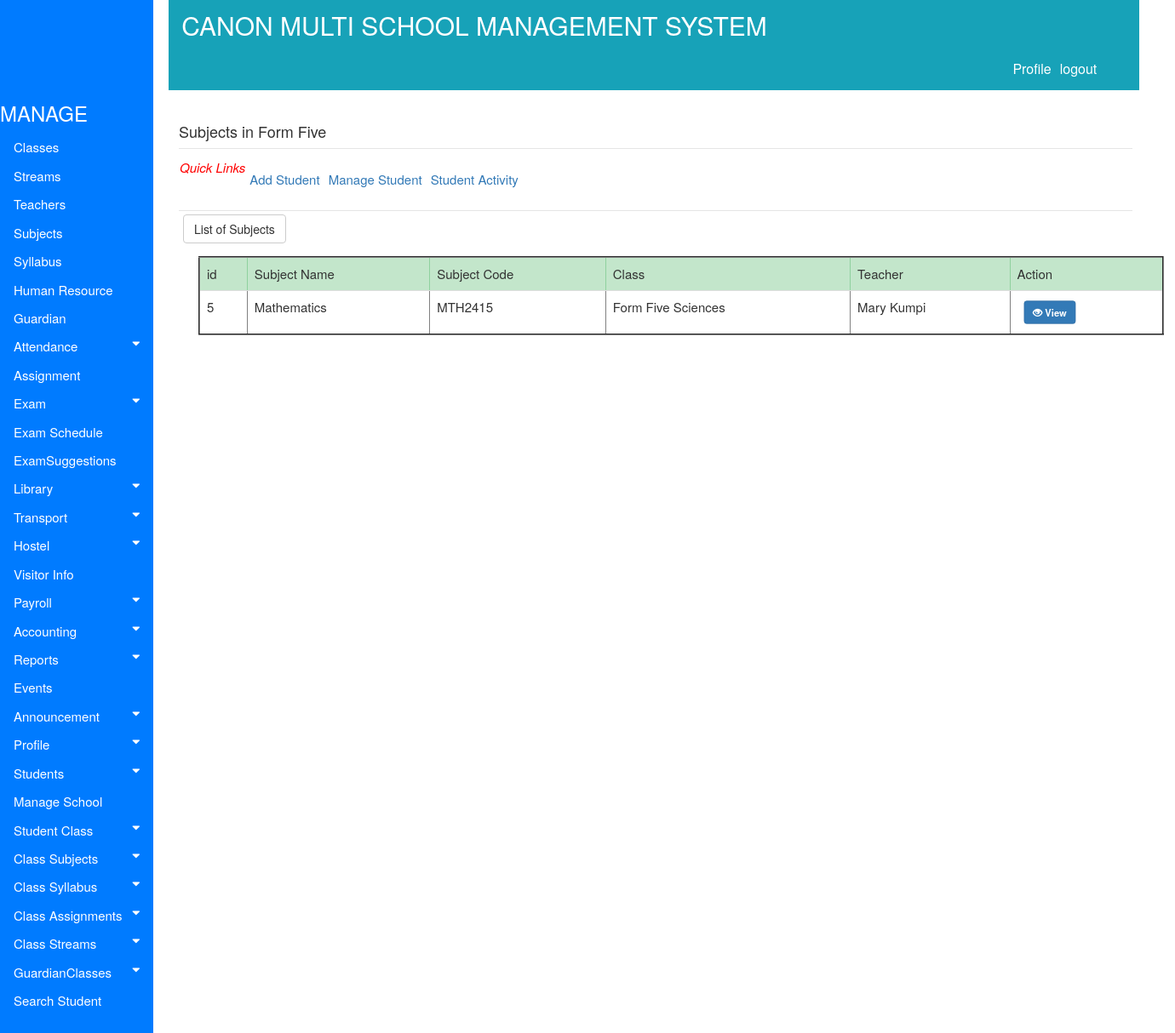
The app's page /accounts/subjectsinaclass5 with its own data.
### accounts/models.py (models this page shows, shortened)
class Subjects(models.Model):
    choices = (('Compulsory','Compulsory'),('Optional','Optional'))
    Subjectname = models.CharField(max_length=130)
    Subjectcode = models.CharField(max_length=130)
    Author = models.CharField(max_length=130)
    Class = models.ForeignKey(Classinformation, on_delete=models.PROTECT, blank=True, null=True)
    SubjectTeacher = models.ForeignKey(TeachersInformation, on_delete=models.PROTECT, blank=True, null=True)
    Type = models.CharField(max_length=130, choices=choices, blank=False)
    OtherNotes = models.TextField(max_length=200, blank=True)

class Classinformation(models.Model):
    School = models.ForeignKey(School, on_delete=models.PROTECT, blank=True, null=True)
    nameclass= (('Form_One','Form_One'), ('Form_Two', 'Form_Two'),('Form_Three','Form_Three'), ('Form_Four', 'Form_Four'),
    ('Form_Five_Arts','Form_Five_Arts'), ('Form_Five_Sciences', 'Form_Five_Sciences'),
    ('Form_Five_Six','Form_Six_Arts'), ('Form_Six_Sciences', 'Form_Six_Sciences'))
    ClassName = models.CharField(max_length=130, choices=nameclass, blank=False)
    ClassTeacher = models.ForeignKey(TeachersInformation, on_delete=models.PROTECT, blank=True, null=True)
    TotalStudents = models.CharField(max_length=30, blank=True)
    NumberOfSections = models.CharField(max_length=30, blank=True)
    def __str__(self):
        return self.ClassName

class TeachersInformation(models.Model):
    choices = (('female','female'), ('male', 'male'))
    type = (('Monthly','Monthly'), ('hourly', 'hourly'))
    blood= (('A+','A+'), ('A-', 'A-'),('B+','B+'), ('B-', 'B-'),('AB+','AB+'), ('AB-', 'AB-'),
    ('O+','O+'), ('O-', 'O-'))
    responsibility = (('Mathematics','Mathematics'), ('English', 'English'),('History','History'), ('Biology', 'Biology')
    ,('Chemistry','Chemistry'), ('Physics', 'Physics'),('Geography','Geography'), ('Economics', 'Economics'))
    Name = models.CharField(max_length=130)
    NationaId = models.CharField(max_length=130)
    Responsibility = models.CharField(max_length=100, choices=responsibility, blank=False)
    Gender=models.CharField(max_length=10, choices=choices, blank=False, null=True)
    BloodGroup=models.CharField(max_length=10, choices=blood, blank=False, null=True)
    Religion =models.CharField(max_length=130)
    DateOfBirth=models.CharField(max_length=130, default="15-10-1990")
    PermanentAddress=models.CharField(max_length=130)
    PresentAddress=models.CharField(max_length=130 )
    Email=models.CharField(max_length=130)
    Password=models.CharField(max_length=130)
    Username=models.CharField(max_length=130)
    Salary = models.ForeignKey(SalaryGrade, on_delete=models.PROTECT, blank=True, null=True)
    SalaryType =models.CharField(max_length=10, choices=type, blank=False)
    JoiningDate=models.CharField(max_length=130,  default="15-10-1990")
    Resume=models.FileField(upload_to="gallery")
    TeacherPhoto=models.ImageField(upload_to="gallery")
    OtherInfo=models.TextField(max_length=100,  default="Enter Other Notes")
    def __str__(self):
        return self.Name

### accounts/views.py (the view)
def subjectsinaclass5(request):
    all_classes=Classinformation.objects.all()
    all_subjects = Subjects.objects.filter(Class=all_classes[4])
    context={'all_subjects':all_subjects,'all_classes':all_classes}
    return render(request, 'accounts/Subject/view_form_five_subjects.html', context)

### accounts/templates/accounts/Subject/view_form_five_subjects.html
{% extends 'base.html' %}
{% block body %}
<div class="container" style="margin-left: 200px;font-size: 20px; padding: 0px 10px;">
   <br><h4>Subjects in Form Five</h4>
  <hr style=" margin-top: 1rem;margin-bottom: 1rem;border: 0; border-top: 1px solid rgba(0, 0, 0, 0.1);"/>
  <nav class="nav navbar-expand" style="font-size:15px; padding: 1px 1px 1px 1px">
    <i style="font-size: 15px; color:red;">Quick Links</i>
    <ul class="navbar-nav mr-auto">
      <li class="nav-item">
      <a class="nav-link" href="#">Add Student</a>
      </li>
      <li class="nav-item">
      <a class="nav-link" href="#">Manage Student</a>
      </li>
      <li class="nav-item">
      <a class="nav-link" href="#">Student Activity</a>
      </li>
    </ul>
  </nav>
  <nav class="nav navbar-expand" style="float:left">
    <ul class="navbar-nav mr-auto">
      <li class="nav-item">
        <a class="nav-link" href="#"><button class="btn btn-default">List of Subjects</button></a>
      </li>
    </ul>
  </nav>
  <hr style=" margin-top: 1rem;margin-bottom: 1rem;border: 0; border-top: 1px solid rgba(0, 0, 0, 0.1);"/>
<div class="container" style="margin-left:20px; font-size:15px; padding:3px">
<table class="table table-hover" border="2">
   <thead class="table-success">
    <tr>
         <td>id</td>
         <td>Subject Name</td>
         <td>Subject Code</td>
         <td>Class</td>
         <td>Teacher</td>
         <td>Action</td>
     </tr>
   </thead>
   <tbody>
     {% if all_subjects %}
     {% for item in all_subjects %}
     <tr>
       <td>{{ item.id}}</td>
       <td>{{ item.Subjectname}}</td>
       <td>{{ item.Subjectcode}}</td>
       <td>{{ item.Class}}</td>
       <td>{{ item.SubjectTeacher}}</td>
       <td><link href="https://maxcdn.bootstrapcdn.com/bootstrap/3.3.0/css/bootstrap.min.css" rel="stylesheet" id="bootstrap-css">
      <a class="btn btn-primary a-btn-slide-text" href="{% url 'viewsinglesubjectsinclassdetails' pk=item.id  %}"><span class="glyphicon glyphicon-eye-open" aria-hidden="true"></span>
     <span><strong>View</strong></span></a>
       </td>
        {% endfor %}
     </tr>
     {% endif %}
   </tbody>
</table>
</div>
</div>
{% endblock %}

### accounts/static/css/style.css (style rules this page uses)
.container { margin-left: 200px;font-size: 10px; padding: 0px 10px; }
body { font-family: "Lato", sans-serif; }
a.btn { -webkit-transform: scale(0.8); -moz-transform: scale(0.8); -o-transform: scale(0.8); -webkit-transition-duration: 0.5s; -moz-transition-duration: 0.5s; -o-transition-duration: 0.5s; }

### records on screen
Subjects: id "5", Subjectname "Mathematics", Subjectcode "MTH2415", Class "Form Five Sciences", SubjectTeacher "Mary Kumpi"
